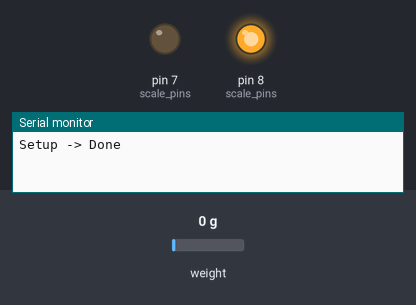
The sketch below on a simulated Arduino Uno, built with avr-gcc and run on an emulated ATmega328P. On the bench: output pins drawn as LEDs (lit = HIGH), the last lines printed to the serial monitor. The inputs (shaded band) are chosen by the test bench; at power-on: weight on the scale 0 g.

Above: at 5.6 s.
At 8.1 s:
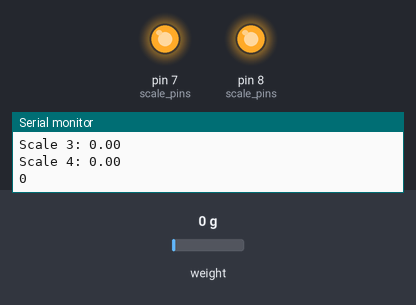
At 10.5 s:
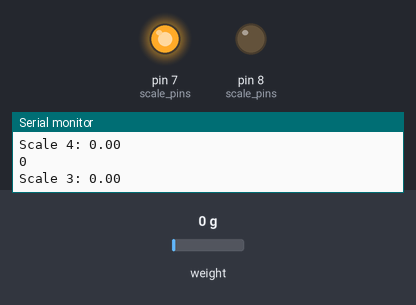
Timing chart, 0 to 13.3 s (numbered marks = the images above):
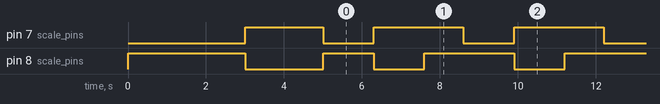

Measured:
- by itself, pin 7 (scale_pins): alternates HIGH for 2.3 s and LOW for 1.3 s
- by itself, pin 8 (scale_pins): goes LOW 2.0 s, HIGH 1.3 s, 34 × (LOW 1.3 s, HIGH 2.3 s), then LOW
- by itself, everything shown: repeats every 3.6 s, in 3 steps

The sketch:

Multiplex_Test.ino
```cpp
#include <Wire.h>
#include <Arduino.h>
#include "HX711.h"
#include "TimeLib.h"

int Runs=0;

const int CLK = 4;
const int DOUT = 2;

HX711 scale1;
HX711 scale2;
HX711 scale3;
HX711 scale4;

// HX711 scales[4];  // Array of HX711 objects
//////////////////////////////////////////////////////////////////////////////////////////
int timer = 1000;                   // 1000 milliseconds
int scale_pins[] = {7, 8, 9, 10};   // an array of pin numbers to which scales are attached

//////////////////////////////////////////////////////////////////////////////////////////

const int timeZoneOffset = 4; // Replace with your time zone offset

void turnon(int sensorpin) {
  digitalWrite(sensorpin, LOW);
  delay(1000);
}
void turnoff(int sensorpin) {
  digitalWrite(sensorpin, HIGH);
}

void turnoffall() {
  for (int i = 0; i < sizeof(scale_pins) / sizeof(scale_pins[0]); i++) {
    turnoff(scale_pins[i]);
  }
}

float read(HX711 scale, int sensorpin) {
  turnon(sensorpin);
  float weight = scale.get_units(3);
  turnoffall();
  return weight;
}
void setup() {
  Serial.begin(9600);

  Serial.print("\nSetup");

//////////////////////////////////////////////////////////////////////////////////////////
  // for (int i = 0; i < 4; i++) {
  //   scales[i].begin(DOUT, CLK);

  //   scales[i].set_scale(getScaleFactor(i));

  //   scales[i].tare();
  // }
  pinMode(7, OUTPUT);
  pinMode(8, OUTPUT);
  turnoffall();

  // scale1.begin(DOUT, CLK);
  // scale2.begin(DOUT, CLK);

  turnoffall(); turnon(7);
  scale3.begin(DOUT, CLK); delay(1000);
  scale3.set_scale(466.98718);//This value is obtained by using the SparkFun_HX711_Calibration sketch
  scale3.tare();

  turnoffall(); turnon(8);
  scale4.begin(DOUT, CLK);
  scale4.set_scale(498.09172);//This value is obtained by using the SparkFun_HX711_Calibration sketch
  scale4.tare();

  // scale1.set_scale(-470.98784);//This value is obtained by using the SparkFun_HX711_Calibration sketch
  // scale2.set_scale(-493.1443);//This value is obtained by using the SparkFun_HX711_Calibration sketch

  // scale1.tare();
  // scale2.tare();


  //setTime(hour, minute, second, day, month, year), Set time for when program starts and time is set to 24hr loop. There is also a 4 sec delay.
  // setTime(18, 18, 0, 11, 9, 2023);

  // Serial.println("Readings:In units of (g)");
  // Serial.println("UTC Date: (day, month, year, hour, minute, second, Reading1, Reading2, Reading3, Reading4, Reading5, Runs)");
  // delay(150);
  Serial.println(" -> Done");
  turnoffall();
  }

void loop() {
  // //Print values for sensor 1
  // time_t localTime = now();  // Get the local time
  // // Calculate the approximate UTC time
  // time_t utcTime = localTime - timeZoneOffset;

  // Serial.print(year(utcTime)); Serial.print("-");
  // Serial.print(month(utcTime)); Serial.print("-");
  // Serial.print(day(utcTime)); Serial.print(" ");
  // Serial.print(hour(utcTime)); Serial.print(":");
  // Serial.print(minute(utcTime)); Serial.print(":");
  // Serial.print(second(utcTime)); Serial.print(";");

//////////////////////////////////////////////////////////////////////////////////////////
  // // loop from the lowest pin to the highest:
  // int i = 0;
  // // this loop iterates throught the list of pins used to control the mosfets
  // // It selects a pin, turn it on (LOW POWER), waits a second, takes a reading,
  // // shuts down, and waits a second before moving to the next pin/scale.
  // while (i < sizeof(scale_pins) / sizeof(scale_pins[0])) {
  //   // Pin Identification Debugger
  //   Serial.print("Pin: ");
  //   Serial.print(scale_pins[i]);
  //   Serial.print(";");

  //   // Scale Identification Debugger
  //   Serial.print("Scale: ");
  //   Serial.print(i);
  //   Serial.print(";");

  // //   // Serial.print("Turning on pin ");
  // //   // Serial.print(scale_pins[i]);
  // //   // Serial.print(";");

  //   // open mosfet switch, turning scale on
  //   digitalWrite(scale_pins[i], LOW);
  //   delay(timer);


  //   Serial.print(scales[i].get_units(3), 1); //scale.get_units() returns a float
  //   Serial.print(";");

  //   // // close mosfet switch, turning scale off.
  //   // Serial.print("Turning off pin ");
  //   // Serial.print(scale_pins[i]);

  //   digitalWrite(scale_pins[i], HIGH);
  //   delay(timer);
  //   i++;
  //   Serial.print(i);
  // }
//////////////////////////////////////////////////////////////////////////////////////////
  // Turn on pin 7, opening mosfet, collect data, turn off pin, close mosfet
  Serial.println("Scale 3: " + String(read(scale3, 7)));

  // Turn on pin 8, opening mosfet, collect data, turn off pin, close mosfet
  Serial.println("Scale 4: " + String(read(scale4, 8)));

  Serial.println(Runs);

  delay(1000);
  Runs=Runs+1;
  }

  // Helper function to get the scale factor for each scale based on its index
float getScaleFactor(int index) {
  switch (index) {
    case 0:
      return -470.98784;
    case 1:
      return -493.1443;
    case 2:
      return 466.98718;
    case 3:
      return 498.09172;
    default:
      return 1.0;  // Default scale factor if index is out of range
  }
}
```
